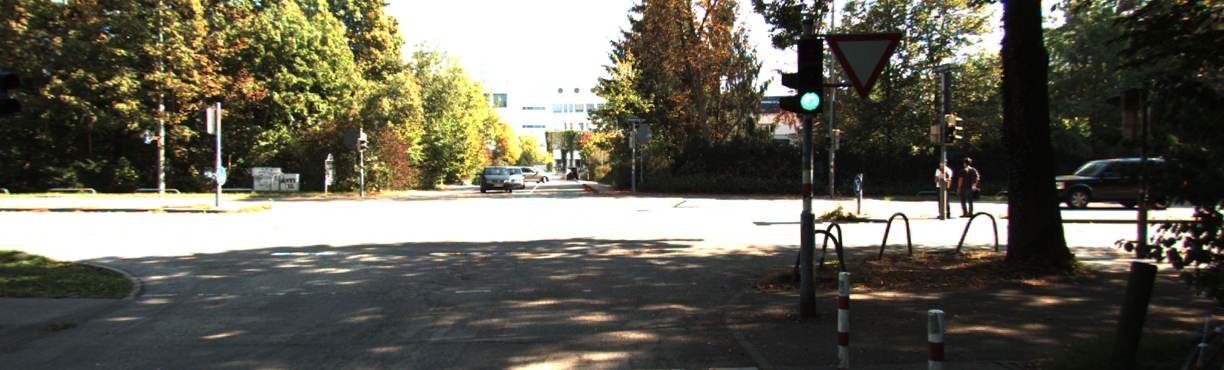
#> input picture data/0000000000.png, 1224 x 370 px, found by its file name; its folder holds only this picture in this run
$ python main.py
#> lines starting #> are read from the running program, lines starting #| are printed output that depends on the picture
#> further down, img is the input picture: shape (370, 1224, 3); mean B, G, R 83.7, 96.9, 98.8
### src/hist_equal.py
import numpy as np
import cv2

def hist_equal(img):

    width, length, _ = img.shape
#> width = 370; length = 1224

    img_lin = np.reshape((cv2.cvtColor(img.copy(), cv2.COLOR_BGR2GRAY)), (width*length))

    freq = np.zeros((256))

    for i in range(len(freq)):
        freq[i] = np.sum(img_lin == i)
#> after the loop, freq = 256 values, max 62369 at index 255, min 0 at index 0, mean 1769.1

    freq = np.divide(freq, img_lin.shape[0])
#> freq = 256 values, max 0.138 at index 255, min 0 at index 0, mean 0.00391

    cdf = np.multiply(255, (np.cumsum(freq)))
#> cdf = 256 values from 0 to 255

    for i in range(len(img_lin)):
        img_lin[i] = cdf[img_lin[i]]
    img_hist_eq = np.reshape(img_lin, (width, length))
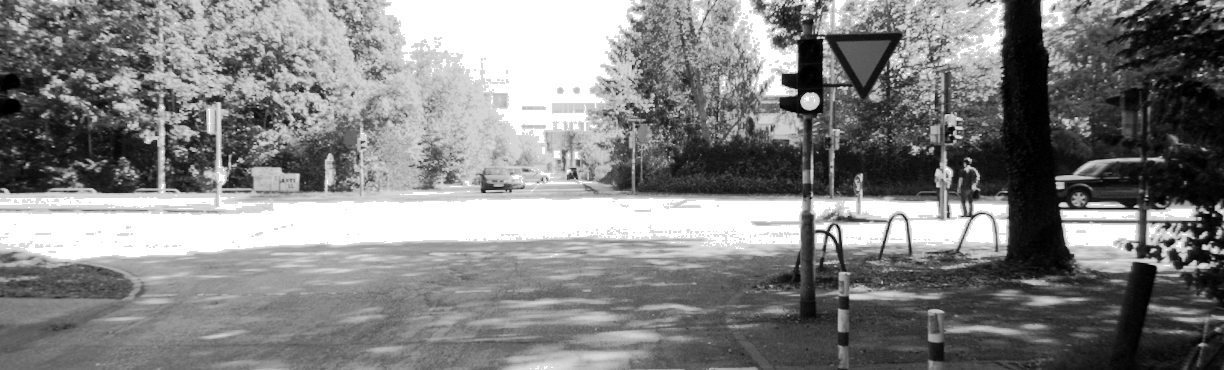
#> img_hist_eq: shape (370, 1224); min 0, max 255, mean 130.3

    return img_hist_eq

### src/clahe.py
import numpy as np
import cv2


def contrast_clipping(img):

    width, length = img.shape
    clip_limit = 40
    clipper = 0

    img_lin = np.reshape(img.copy(), (width*length))

    freq = np.zeros((256))
    for item in img_lin:
        freq[item] += 1

    for i in range(len(freq)):
        if freq[i] > clip_limit:
            clipper = clipper + freq[i] - clip_limit
            freq[i] = clip_limit

    if clipper <= 256:
        for j in range(0, len(freq), round(np.divide(256, clipper))):
            freq[j] += 1
    else:
        for j in range(len(freq)):
            freq[j] += round(np.divide(clipper, 256))
    freq = np.divide(freq, np.sum(freq))

    cdf = np.multiply(255, (np.cumsum(freq)))

    for i in range(len(img_lin)):
        img_lin[i] = cdf[img_lin[i]]
    img_adapt_hist_eq = np.reshape(img_lin, (width, length))

    return img_adapt_hist_eq


def adapt_hist_equal(img):

    width, length, _ = img.shape
#> width = 370; length = 1224
    img_copy = cv2.cvtColor(img.copy(), cv2.COLOR_BGR2GRAY)
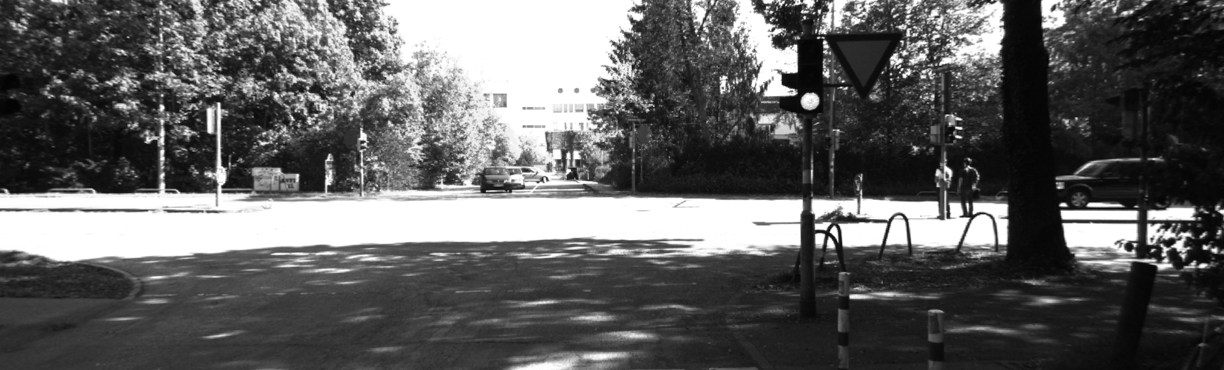
#> img_copy: shape (370, 1224); min 3, max 255, mean 95.9

    split_img = []
    for i in range(8):
        for j in range(8):
            split_img.append(img_copy[round(i*(width/8)):round((i+1)*(width/8)), round(j*(length/8)):round((j+1)*(length/8))])
#> after the loop, split_img = 64 items
    split_img = np.asarray(split_img, dtype=object)

    adapt_img = []
    for k in range(len(split_img)):
        adapt_img.append(contrast_clipping(split_img[k]))
#> this loop made 64 passes
#> width in contrast_clipping on passes 1 to 12: 46, 46, 46, 46, 46, 46, 46, 46, 46, 46, 46, 46
#> pass 1, in contrast_clipping, `img_adapt_hist_eq = np.reshape(img_lin, (width, length))`:
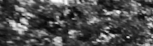
#> img_adapt_hist_eq: shape (46, 153); min 7, max 254, mean 77.8
#> pass 3, in contrast_clipping (call 3), `img_adapt_hist_eq = np.reshape(img_lin, (width, length))`:
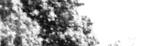
#> img_adapt_hist_eq: shape (46, 153); min 11, max 255, mean 182.5
#> after the loop, adapt_img = 64 items
    adapt_img = np.asarray(adapt_img, dtype=object)
    adapt_img = np.reshape(adapt_img, (8, 8))

    imgfinal = np.hstack((adapt_img[0, 0], adapt_img[0, 1], adapt_img[0, 2], adapt_img[0, 3], adapt_img[0, 4], adapt_img[0, 5], adapt_img[0, 6], adapt_img[0, 7]))
    for i in range(1, 8):
        imgfinal = np.vstack((imgfinal, (np.hstack((adapt_img[i, 0], adapt_img[i, 1], adapt_img[i, 2], adapt_img[i, 3], adapt_img[i, 4], adapt_img[i, 5], adapt_img[i, 6], adapt_img[i, 7])))))
#> this loop made 7 passes
#> pass 1, in adapt_hist_equal, `imgfinal = np.vstack((imgfinal, (np.hstack((adapt_img[i, 0], adapt_img..`:
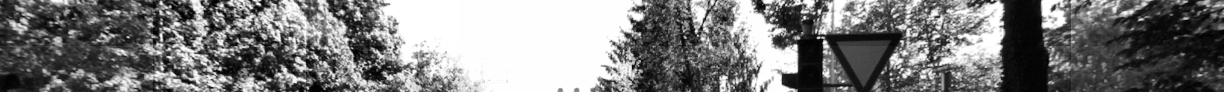
#> imgfinal: shape (92, 1224); min 1, max 255, mean 124.7
#> after the loop:
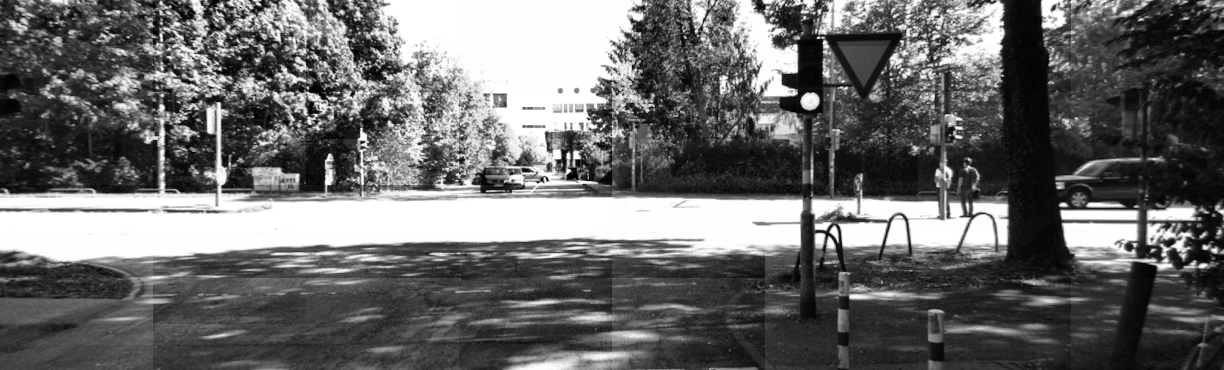
#> imgfinal: shape (370, 1224); min 0, max 255, mean 105.5

    return imgfinal

### src/main.py
import numpy as np
import cv2
from hist_equal import *
from clahe import *


if __name__ == "__main__":

    for iter in range(25):

        img = cv2.imread("./data/00000000%02d.png" % iter)

        hist1 = hist_equal(img)
        hist2 = adapt_hist_equal(img)

        hist1 = cv2.cvtColor(hist1, cv2.COLOR_GRAY2RGB)
        hist2 = cv2.cvtColor(hist2, cv2.COLOR_GRAY2RGB)

        empty1 = np.zeros((40, 1224, 3), np.uint8)

        vis = np.concatenate((empty1, hist1, empty1, hist2), axis=0)

        text1 = 'Histogram Equalization'
        text2 = 'Contrast Limited Adaptive Histogram Equalization'

        font = cv2.FONT_HERSHEY_DUPLEX
        cv2.putText(vis, text1, (30,25), font, 0.65, (0, 255, 255), 2, cv2.LINE_AA)
        cv2.putText(vis, text2, (30,435), font, 0.65, (0, 255, 255), 2, cv2.LINE_AA)
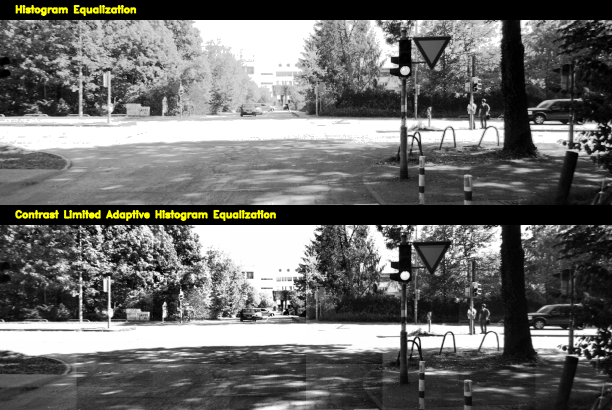
#> vis: shape (820, 1224, 3) (shown at 1/2 size); mean B, G, R 106.4, 108.2, 108.2
#> (the run stopped early here; a loop or call above may not have finished)
